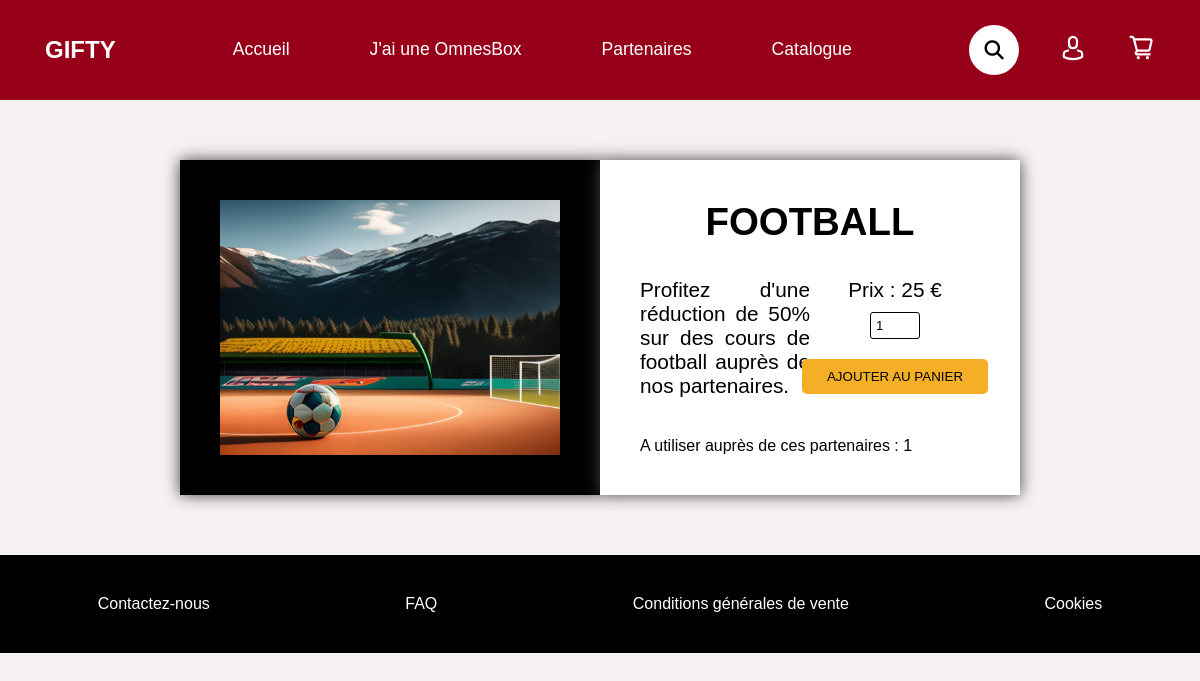
The app's page /pages/catalogue_en_savoir_plus.php with its own data.
### tables this page shows
CREATE TABLE Carte
(
    id                int PRIMARY KEY AUTO_INCREMENT,
    date_ajout        date,
    partenaire        int,
    prix              int,
    nomCarte          varchar(50),
    description_carte varchar(200),
    img               varchar(50),
    mots_clefs        varchar(100)
);

### pages/catalogue_en_savoir_plus.php (the view, shortened to what this page needs)
<!DOCTYPE html>
<html lang="fr">
<head>
    <link rel="stylesheet" href="https://cdnjs.cloudflare.com/ajax/libs/font-awesome/6.4.0/css/all.min.css">
    <link rel="stylesheet" href="../stylesheet/catalogue_en_savoir_plus.css">
    <link rel="stylesheet" href="../stylesheet/main.css">
</head>
<body>
<?php include('menu.php');
include('connexion_base.php');
if(isset($_GET['id'])){
    $id = $_GET['id'];
} else {
    $id = 1;
}
$requete = $bdd->prepare("SELECT id, img, prix, nomCarte, description_carte, partenaire FROM Carte WHERE id=?");
$requete->execute([$id]);
$donnees = $requete->fetch();
?>
<div class="main">
    <div class="image-carte">
        <img src="<?php echo $donnees['img']; ?>" alt="Carte">
    </div>
    <div class="carte-conteneur-droite">
        <h2 class="titre-carte">
            <?php echo $donnees['nomCarte']; ?>
        </h2>
        <div class="conteneur-central-carte-description">
            <div class="conteneur-central">
                <p>
                    <?php echo $donnees['description_carte']; ?>
                </p>
            </div>
            <div class="conteneur-central">
                <p>
                    Prix : <?php echo $donnees['prix']; ?> €
                </p>
                <form method="POST" action="panier.php" class="forme">
                    <input type="number" name="qteCarte" value="1" min="1" class="qte-input">
                    <input type="submit" class="appliquer" value="Ajouter au panier">
                </form>
            </div>
        </div>
        <p>A utiliser auprès de ces partenaires : <?php echo $donnees['partenaire']; ?></p>
    </div>
</div>
<?php
include('footer.php') ?>
</body>
</html>

### stylesheet/catalogue_en_savoir_plus.css (style rules this page uses)
.main { display: flex; justify-content: center; padding: 5% 15% ; }
.titre-carte { text-align: center; text-transform: uppercase; font-size: 2.4em; }
.conteneur-central p { font-size: 1.3em; text-align: justify; }
.image-carte, .carte-conteneur-droite { width: 50%; padding: 40px; box-shadow: 0 0 15px rgb(67, 67, 67); }
.image-carte { background-color: black; }
.carte-conteneur-droite { background-color: white; display: flex; flex-direction: column; justify-content: space-between; }
.conteneur-central-carte-description { display: flex; justify-content: space-between; }
.image-carte img { display: block; width: 100%; height: 100%; }
.conteneur-central { width: 50%; display: flex; flex-direction: column; align-items: center; justify-content: space-between; }
.forme { display: flex; justify-content: space-between; flex-direction: column; align-items: center; }
.appliquer { padding: 10px 25px; margin: 10px 0; background-color: #f4af27; border-radius: 5px; color: black; border: 0; text-transform: uppercase; width: 100%; }
.qte-input { border: 1px solid black; outline: 0; width: 50px; padding: 5px; border-radius: 3px; margin: 10px 0; }

### stylesheet/main.css (style rules this page uses)
* { padding: 0; margin: 0; box-sizing: border-box; text-decoration: none; list-style: none; font-family: "DINAlternate-Bold.ttf", sans-serif; }
body { background-color: #F8F1F1; }

### records on screen
carte: img (picture), nomCarte "FOOTBALL", description_carte "Profitez d'une réduction de 50% sur des cours de football auprès de nos partenaires.", prix "25", partenaire "1"
